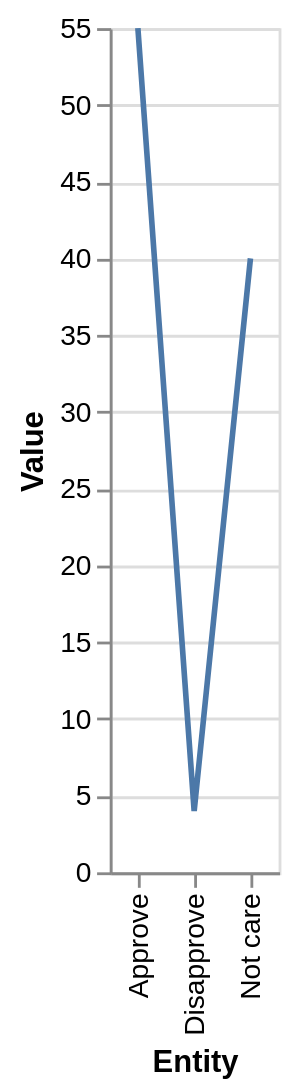

Vega-Lite specification for this chart:
### Vega-Lite specification from a JSON file in a GitHub repository (floating-point values rounded to 4 significant figures)
{"$schema": "https://vega.github.io/schema/vega-lite/v5.json", "description": "Line chart auto-generated from CSV", "data": {"values": [{"Entity": "Disapprove", "Value": "4"}, {"Entity": "Approve", "Value": "55"}, {"Entity": "Not care", "Value": "40"}]}, "mark": "line", "encoding": {"x": {"field": "Entity", "type": "ordinal"}, "y": {"field": "Value", "type": "quantitative"}}}
